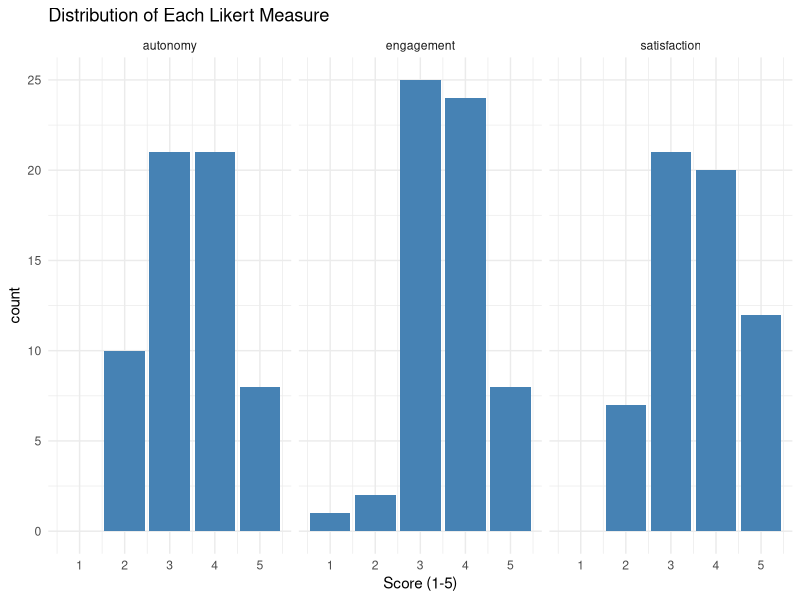
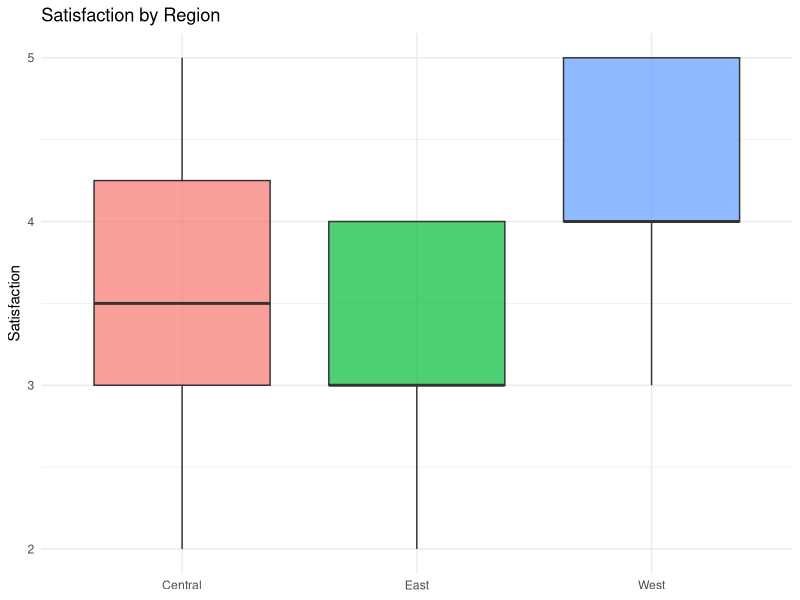

The R script that drew these images, in order:
###########################################
# Session 11: Data Reshaping & Joins      #
###########################################

# Two big skills this session, both about getting data into the SHAPE your
# analysis needs:
#
#   1. RESHAPING: converting between wide and long formats (pivot_longer /
#      pivot_wider). Different tools want different shapes; you need to move
#      between them fluently.
#   2. JOINING: combining two tables on a shared key (the join family).
#      Real data lives in multiple tables; joins are how you bring it together.
#
# We've already used pivot_wider (Session 8 sentiment) and anti_join
# (Session 8 stopwords) informally. Now we treat them properly.
#
# Pacing note: pivoting is the trickier of the two to internalize - the
# wide/long mental model takes repetition. Joins are more intuitive once you
# see the picture. Spend the first half on pivots, second half on joins.

# Section 1: Setup ---------------------------------------------------------

library(tidyverse) # tidyr (pivots) and dplyr (joins) both load here
library(here)

survey <- read_csv(here("data", "employee_survey.csv"))
dept_info <- read_csv(here("data", "department_info.csv"))

glimpse(survey)
glimpse(dept_info)
# dept_info is a LOOKUP table: one row per department, with region, the
# department head, and a budget. We'll join it to the per-employee survey.

# Section 2: Wide vs Long - The Concept ------------------------------------
# This is the mental model the whole reshaping half depends on.
#
# WIDE format: one row per subject, each measurement in its own COLUMN.
#   employee_id | satisfaction | engagement | autonomy
#   E001        | 4            | 3          | 4
#   Humans read this easily. It's how survey exports usually look.
#
# LONG format: one row per measurement, with a column naming the measure and
#   a column holding the value.
#   employee_id | measure      | value
#   E001        | satisfaction | 4
#   E001        | engagement   | 3
#   E001        | autonomy     | 4
#   Machines (and ggplot, and dplyr's group_by) love this. It's "tidy" when
#   each measure is a variable and each row an observation.
#
# Neither is "right" - you move between them depending on the task. The key
# realization: the SAME data, two shapes. Reshaping loses nothing.

# Section 3: pivot_longer - Wide to Long -----------------------------------
# pivot_longer takes several columns and stacks them into two: a "names"
# column (which measure) and a "values" column (the number). Use it when you
# have measurements spread across columns that you want to treat uniformly.

# Take the three Likert columns and stack them
survey_long <- survey |>
  pivot_longer(
    cols = c(satisfaction, engagement, autonomy), # columns to stack
    names_to = "measure", # new column holding the old column NAMES
    values_to = "score" # new column holding the VALUES
  )
survey_long |> select(employee_id, department, measure, score) |> head(9)
# Each employee now spans three rows, one per measure. Notice employee_id
# and department REPEAT down the rows - they weren't pivoted, so they ride
# along. The data tripled in rows and shrank in columns. Same information.

# Why bother? Because now ALL three measures can be handled at once:
survey_long |>
  group_by(measure) |>
  summarize(mean_score = mean(score), sd_score = sd(score))
# One group_by gives you all three measures' stats. In wide format you'd
# need three separate mean() calls (or across(), Session 6). Long format +
# group_by is often the cleaner path.

# And it makes faceted plotting trivial (Session 7 callback)
survey_long |>
  ggplot(aes(x = score)) +
  geom_bar(fill = "steelblue") +
  facet_wrap(~ measure) +
  labs(title = "Distribution of Each Likert Measure", x = "Score (1-5)") +
  theme_minimal()
# One plot, all three measures, because they're stacked in long form. This
# is why long format is the workhorse for analysis and visualization.

# You can also select columns to pivot with tidy-select helpers (Session 6)
survey |>
  pivot_longer(cols = where(is.numeric) & !c(tenure_years, salary),
               names_to = "measure", values_to = "score") |>
  head()
# "every numeric column EXCEPT tenure and salary" - the Likert items.
# tidy-select inside pivot_longer is a clean way to grab a block of columns.

# Section 4: pivot_wider - Long to Wide ------------------------------------
# pivot_wider is the inverse: it spreads a names column and a values column
# back out into multiple columns. Use it to build summary tables for humans,
# or to reverse a pivot_longer.

# Reverse the pivot we just did
survey_wide <- survey_long |>
  pivot_wider(
    names_from = measure, # column whose VALUES become new column names
    values_from = score # column whose values fill the new columns
  )
survey_wide |> head()
# Back to one row per employee, measures as columns. We've made a round trip:
# wide -> long -> wide, landing where we started. Reshaping is reversible.

# The more common real use: build a summary table. Compute mean score per
# department per measure (long), then spread measures across columns (wide).
dept_measure_means <- survey_long |>
  group_by(department, measure) |>
  summarize(mean_score = mean(score), .groups = "drop") |>
  pivot_wider(names_from = measure, values_from = mean_score)
dept_measure_means
# This is the classic analysis pattern: compute in LONG form (group_by is
# easy there), then pivot WIDE for a readable report table. One row per
# department, one column per measure. This is the table you'd hand a manager.

# values_fill handles gaps (Session 8 callback): when a name/value combo is
# missing, pivot_wider puts NA unless you tell it otherwise.
# pivot_wider(..., values_fill = 0) fills missing cells with 0 instead of NA.

# Section 5: Joins - The Concept -------------------------------------------
# Joins combine two tables by matching rows on a shared KEY column. Our key
# is "department": the survey has it per employee, dept_info has it per
# department. Joining attaches each department's region, head, and budget to
# every employee in that department.
#
# The join family differs ONLY in which unmatched rows they keep:
#
#   left_join(x, y)  : keep ALL rows of x; attach y where it matches
#   inner_join(x, y) : keep ONLY rows that match in BOTH
#   full_join(x, y)  : keep ALL rows of both; NA where no match
#   right_join(x, y) : keep all rows of y (rarely used; just flip a left_join)
#   anti_join(x, y)  : keep rows of x with NO match in y (a filter, adds no cols)
#   semi_join(x, y)  : keep rows of x that DO match in y (also a filter)
#
# Our setup, by design: every employee's department exists in dept_info, but
# dept_info also has "Finance", which has NO employees. That mismatch is what
# makes the different joins produce visibly different results below.

# Section 6: left_join - Keep All Left Rows --------------------------------
# The workhorse. "Keep all my employees, attach department info to each."

survey_joined <- survey |>
  left_join(dept_info, by = "department")
glimpse(survey_joined)
# Every employee now carries region, dept_head, budget_k. The row count is
# UNCHANGED (still 60) - left_join never drops left rows. Finance is NOT
# here, because no employee belongs to it and left_join only adds columns to
# existing left rows. This is the join you reach for 80% of the time:
# enriching your main table with lookup info.

nrow(survey)        # 60
nrow(survey_joined) # still 60 - left_join preserved every employee

# Now department-level attributes are usable per employee
survey_joined |>
  group_by(region) |>
  summarize(n = n(), mean_sat = mean(satisfaction))
# We can suddenly summarize by region, a column that didn't exist until the
# join. That's the point: joins unlock analysis you couldn't do on one table.

# Section 7: inner_join - Keep Only Matches --------------------------------
inner <- survey |>
  inner_join(dept_info, by = "department")
nrow(inner) # 60 here too - every employee matched a real department
# inner_join keeps only rows matching in BOTH tables. Here it's identical to
# the left_join because all employees matched. The DIFFERENCE shows when we
# join the OTHER direction (dept_info on the left):
dept_info |>
  inner_join(survey, by = "department") |>
  distinct(department)
# Only 5 departments - Finance vanished, because it had no matching employee.
# inner_join dropped the unmatched Finance row. left_join would have kept it.

# Section 8: full_join and the Others --------------------------------------

# full_join keeps everything from both sides
full <- dept_info |>
  full_join(survey, by = "department")
full |> filter(department == "Finance") |> select(department, region, employee_id)
# Finance appears with its region but employee_id is NA - it's in dept_info
# but has no employees. full_join surfaces gaps on EITHER side. Use it when
# you need to see the complete picture including non-matches.

# anti_join: which departments have NO employees? (a diagnostic filter)
dept_info |>
  anti_join(survey, by = "department")
# Returns just Finance. anti_join is how you FIND unmatched records - perfect
# for data-quality checks: "which lookup entries are unused?" or "which
# records reference a key that doesn't exist?" Adds no columns, just filters.

# semi_join: which departments DO have employees? (the complement)
dept_info |>
  semi_join(survey, by = "department")
# Returns the 5 active departments. Like inner_join but keeps only dept_info's
# columns (no employee data attached). A filter, not a merge.

# Section 9: When Join Keys Don't Match ------------------------------------
# The #1 real-world join problem: keys that LOOK the same but aren't.
# Trailing spaces, case differences, "St" vs "Street" - these silently fail
# to match and you get NAs or dropped rows with no error. (Session 3 + 4
# data-hygiene callback.)

# Load a deliberately messy version of the lookup
dept_messy <- read_csv(here("data", "department_info_messy.csv"))
dept_messy$department
# Notice: "engineering" is lowercase, "Operations " has a trailing space.

# Join it and watch the failure
broken <- survey |>
  left_join(dept_messy, by = "department")
broken |>
  filter(is.na(region)) |>
  count(department)
# Engineering and Operations employees got NA region! Their department
# strings didn't match ("Engineering" != "engineering"). left_join didn't
# error - it just couldn't match, so it filled NA. SILENT failure is the
# danger. Always check for unexpected NAs after a join.

# The fix: clean the keys on BOTH sides before joining (Session 3 habit)
dept_fixed <- dept_messy |>
  mutate(department = str_trim(department), # remove leading/trailing spaces
         department = str_to_title(department)) # standardize case
survey |>
  left_join(dept_fixed, by = "department") |>
  filter(is.na(region)) |>
  count(department)
# Zero rows now - every employee matched. str_trim() and str_to_title() are
# string-cleaning tools (more in later text work). The lesson: a join is
# only as good as its keys. Inspect and standardize them first.

# Joining on differently-named key columns
# If the key is "department" in one table and "dept" in the other, use:
# left_join(x, y, by = c("department" = "dept"))
# The named vector maps left key to right key.

# Section 10: MAIN EXERCISE ------------------------------------------------
# Reshape the survey, then join employee data with department info.
# Walk through 1-2 together, then let them work.

# 1. Pivot the three Likert columns into long format
ex_long <- survey |>
  pivot_longer(cols = c(satisfaction, engagement, autonomy),
               names_to = "measure", values_to = "score")
ex_long |> head(9)

# 2. Using the long data, get mean and sd of each measure
ex_long |>
  group_by(measure) |>
  summarize(mean = mean(score), sd = sd(score))

# 3. Pivot back to wide: mean score per department per measure
ex_long |>
  group_by(department, measure) |>
  summarize(mean_score = mean(score), .groups = "drop") |>
  pivot_wider(names_from = measure, values_from = mean_score)

# 4. left_join the survey with department info
ex_joined <- survey |>
  left_join(dept_info, by = "department")
glimpse(ex_joined)

# 5. Summarize satisfaction by region (a column only the join provides)
ex_joined |>
  group_by(region) |>
  summarize(n = n(), mean_sat = mean(satisfaction))

# 6. Use anti_join to find departments with no employees
dept_info |>
  anti_join(survey, by = "department")

# 7. Join the MESSY lookup, find the NA rows, then fix the keys and rejoin
survey |>
  left_join(read_csv(here("data", "department_info_messy.csv")),
            by = "department") |>
  filter(is.na(region)) |>
  count(department)
# (then apply str_trim + str_to_title and confirm the NAs disappear)

# BONUS: Going Further -----------------------------------------------------

# Joining and then plotting: satisfaction by region
survey |>
  left_join(dept_info, by = "department") |>
  ggplot(aes(x = region, y = satisfaction, fill = region)) +
  geom_boxplot(alpha = 0.7) +
  labs(title = "Satisfaction by Region", x = NULL, y = "Satisfaction") +
  theme_minimal() +
  theme(legend.position = "none")

# pivot_longer with multiple sets of columns and names_sep
# If columns were named like "Q1_pre", "Q1_post", names_sep splits them into
# two new columns. Powerful for repeated-measures survey data:
example <- tibble(
  id = 1:3,
  score_pre = c(70, 65, 80),
  score_post = c(78, 72, 85)
)
example |>
  pivot_longer(cols = starts_with("score"),
               names_to = c(".value", "time"), # .value keeps "score" as a column
               names_sep = "_")
# .value is a special token: the part before the _ becomes the value column
# name (score), the part after (_pre/_post) becomes the "time" column. This
# reshapes pre/post data into one score column with a time indicator - the
# shape you'd want for a before/after analysis. Advanced but very common.

# Chaining a reshape, a join, and a summary in one pipeline
survey |>
  left_join(dept_info, by = "department") |>
  pivot_longer(cols = c(satisfaction, engagement, autonomy),
               names_to = "measure", values_to = "score") |>
  group_by(region, measure) |>
  summarize(mean_score = mean(score), .groups = "drop") |>
  pivot_wider(names_from = measure, values_from = mean_score)
# Join to get region, pivot long to handle all measures, summarize by
# region, pivot wide for the report. Every tool from this session in one
# flow. This is what real data work looks like.

# =============================================================================
# END OF SESSION 11
# =============================================================================

# TEACHING NOTES FOR NEXT TIME:
# - The wide/long mental model is the hard part. Draw both shapes on the
#   board with the SAME tiny dataset. The "same data, two shapes, reshaping
#   loses nothing" point needs to land before any code.
# - The compute-in-long-pivot-wide-for-humans pattern (Section 4) is the
#   single most useful real-world workflow here. Show it deliberately.
# - For joins, draw the Venn diagram: left/inner/full as overlapping circles.
#   The only difference between joins is which unmatched rows survive.
# - The silent-NA join failure (Section 9) is the highest-value practical
#   lesson. Real joins fail on dirty keys constantly. Make them feel the
#   "no error but wrong answer" danger - it's worse than an error.
# - anti_join as a data-quality tool (find the unmatched) often surprises
#   people who think of joins only as "merging". Emphasize it.
# - Next session: cluster analysis (k-means) - the start of finding
#   structure rather than testing a specified relationship.

# COMMON STUDENT MISTAKES TO WATCH FOR:
# 1. Confusing names_to/values_to (longer) with names_from/values_from (wider)
# 2. Forgetting that pivoted-away columns repeat down the rows (long form)
# 3. Reaching for inner_join when left_join is what they want (dropped rows)
# 4. Not checking for NAs after a join (silent key-mismatch failures)
# 5. Dirty join keys: case, trailing spaces, inconsistent spelling
# 6. Forgetting by = when joining (R guesses, which may surprise you)
# 7. Mixing up left vs right table in the join direction

# KEY CONCEPTS TO REINFORCE:
# - Wide and long are the same data in two shapes; reshaping is reversible
# - pivot_longer: names_to / values_to. pivot_wider: names_from / values_from
# - Compute in long form, pivot wide for human-readable report tables
# - Joins combine tables on a shared key
# - left (keep all left), inner (matches only), full (keep all), anti (find
#   unmatched), semi (keep matched, no new columns)
# - A join is only as good as its keys: clean and inspect them first
# - Always check for unexpected NAs after a join

# ASSESSMENT IDEAS:
# - Give wide data, have them pivot long, summarize, and pivot back wide
# - Provide two tables, have them choose and justify the right join type
# - Plant a dirty key, have them diagnose why a join produced NAs
# - Have them use anti_join to find a data-quality problem
# - Explain the difference between inner_join and left_join with an example
